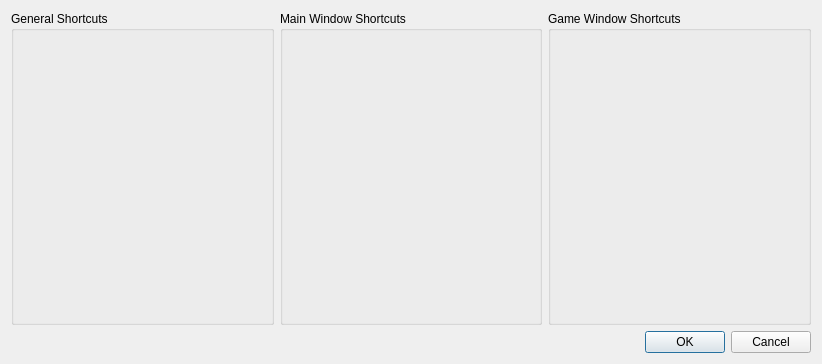
<?xml version="1.0" encoding="UTF-8"?>
<ui version="4.0">
 <class>shortcut_dialog</class>
 <widget class="QDialog" name="shortcut_dialog">
  <property name="geometry">
   <rect>
    <x>0</x>
    <y>0</y>
    <width>822</width>
    <height>364</height>
   </rect>
  </property>
  <property name="windowTitle">
   <string>Shortcuts</string>
  </property>
  <layout class="QVBoxLayout" name="verticalLayout">
   <item>
    <layout class="QHBoxLayout" name="horizontalLayout" stretch="1,1,1">
     <item>
      <widget class="QGroupBox" name="global_group_box">
       <property name="title">
        <string>General Shortcuts</string>
       </property>
       <layout class="QVBoxLayout" name="global_layout"/>
      </widget>
     </item>
     <item>
      <widget class="QGroupBox" name="main_window_group_box">
       <property name="title">
        <string>Main Window Shortcuts</string>
       </property>
       <layout class="QVBoxLayout" name="main_window_layout"/>
      </widget>
     </item>
     <item>
      <widget class="QGroupBox" name="game_window_group_box">
       <property name="title">
        <string>Game Window Shortcuts</string>
       </property>
       <layout class="QVBoxLayout" name="game_window_layout"/>
      </widget>
     </item>
    </layout>
   </item>
   <item>
    <widget class="QDialogButtonBox" name="buttonBox">
     <property name="standardButtons">
      <set>QDialogButtonBox::Cancel|QDialogButtonBox::Ok</set>
     </property>
    </widget>
   </item>
  </layout>
 </widget>
 <resources/>
 <connections/>
</ui>
